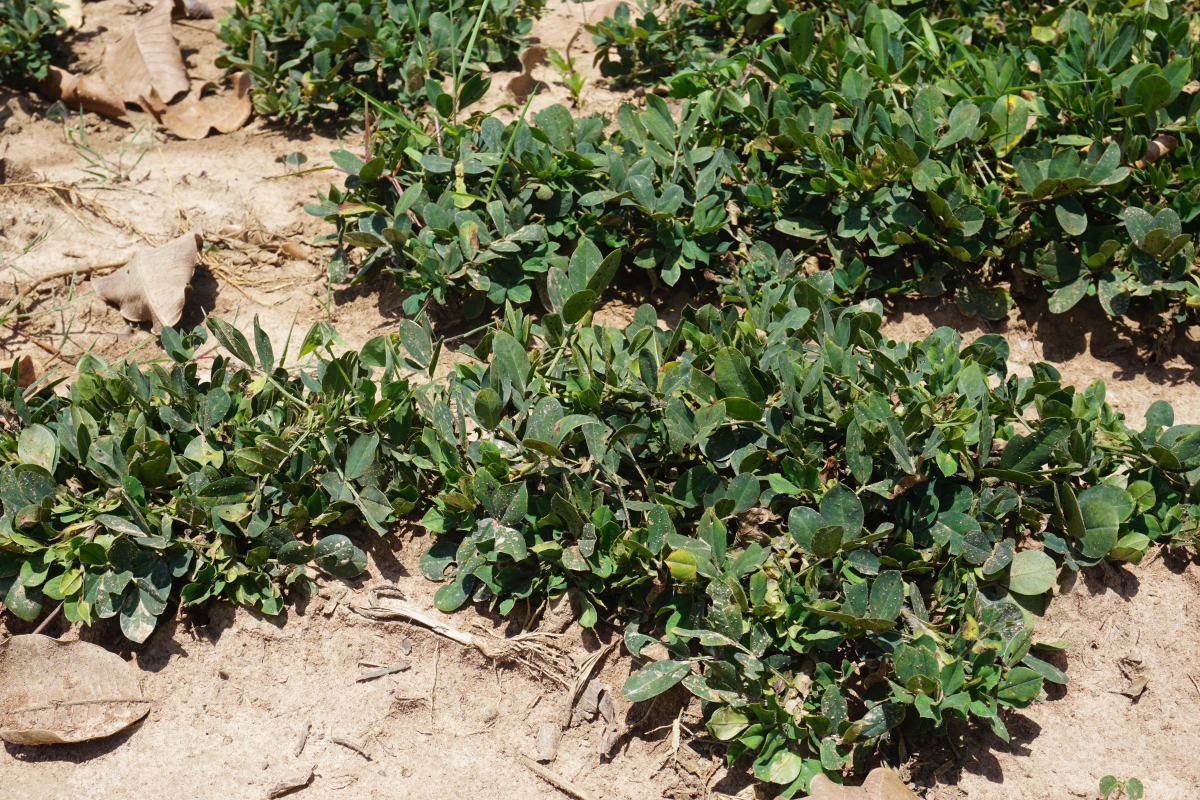
#> input picture MCS 7224 Computer Vision/Assignment 3/models/images/train/Diseased/DSC05643_JPG.rf.eef9ba2ddbe3fffa304534d4ad8707fc.jpg, 6000 x 4000 px (shown at 1/5 size); its folder holds only this picture in this run
$ jupyter execute --allow-errors MCS_7224_Computer_Vision_Assignment_3.ipynb   (older library calls are emulated)
#> lines starting #> are read from the running program, lines starting #| are printed output that depends on the picture
#> further down, image is the input picture: shape (4000, 6000, 3); mean B, G, R 84.2, 116.9, 115
#> `gray_image = cv2.cvtColor(image, cv2.COLOR_BGR2GRAY)`:
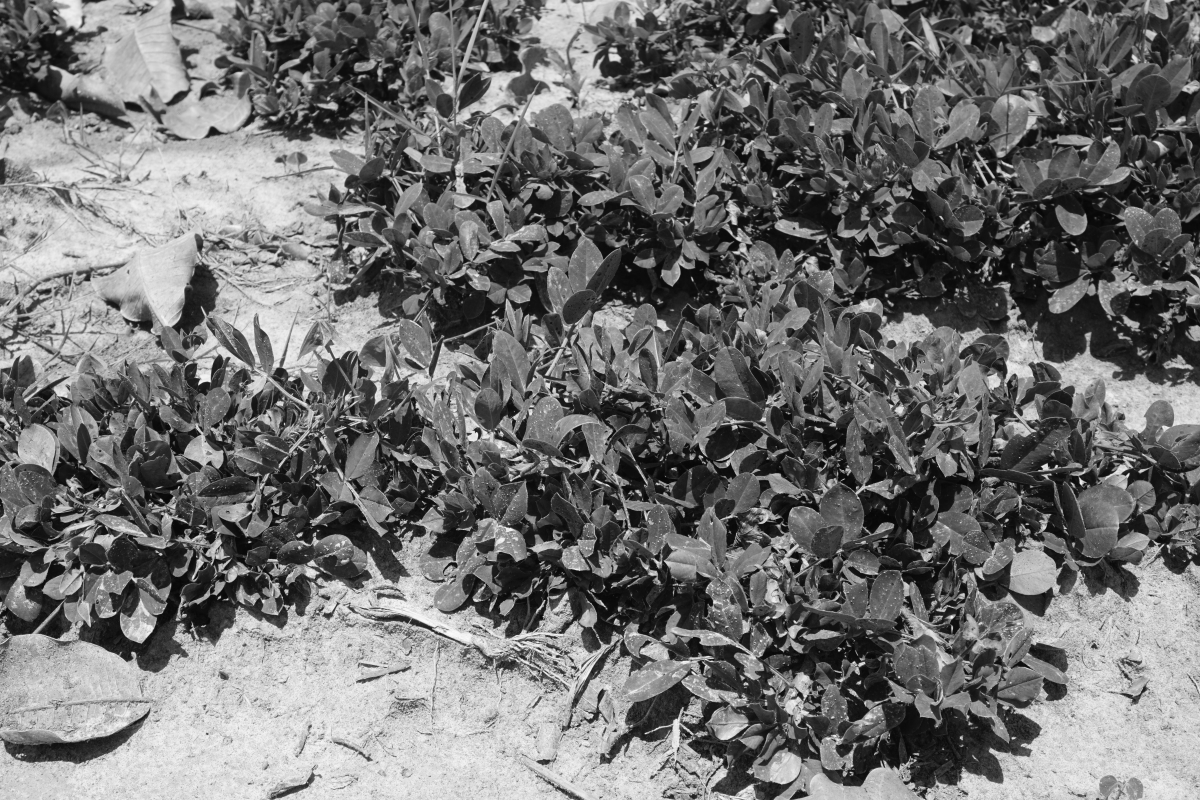
#> gray_image: shape (4000, 6000) (shown at 1/5 size); min 0, max 255, mean 112.6
<a href="https://colab.research.google.com/github/uginm102/MCSC-MUK/blob/main/MCS%207224%20Computer%20Vision/Assignment%203/MCS_7224_Computer_Vision_Assignment_3.ipynb" target="_parent"></a>

#Comparative Analysis of Feature Extraction and Machine Learning Models for Image Classification - Detecting Groundnut leaf spot
Groundnut leaf spot, also known as Tikka disease, is a serious fungal disease impacting groundnut crops, primarily caused by Cercospora arachidicola (early leaf spot) and Phaeoisariopsis personata (late leaf spot), leading to defoliation and reduced yield

[cell 1]
import cv2
import matplotlib.pyplot as plt
from google.colab.patches import cv2_imshow
import numpy as np
from skimage.feature import hog
from skimage import exposure
from skimage.feature import local_binary_pattern
import tensorflow as tf
from glob import glob
from sklearn.model_selection import train_test_split
from sklearn.svm import SVC
from sklearn.ensemble import RandomForestClassifier, AdaBoostClassifier, GradientBoostingClassifier
from sklearn.neighbors import KNeighborsClassifier
from sklearn.metrics import accuracy_score, classification_report


try:
  import mahotas
except:
  !pip install mahotas
  import mahotas

try:
  from tensorflow.keras.applications import VGG16
  from tensorflow.keras.layers import GlobalAveragePooling2D
  from tensorflow.keras.models import Sequential
  from tensorflow.keras.layers import Dense, Conv2D, MaxPooling2D, Flatten
  from tensorflow.keras.preprocessing.image import load_img, img_to_array
  import tensorflow as tf
  from tensorflow.keras import layers, models
  from tensorflow.keras.applications import ResNet50
except:
  !pip install tensorflow
  from tensorflow.keras.applications import VGG16
  from tensorflow.keras.layers import GlobalAveragePooling2D
  from tensorflow.keras.models import Sequential
  from tensorflow.keras.layers import Dense, Conv2D, MaxPooling2D, Flatten
  from tensorflow.keras.preprocessing.image import load_img, img_to_array
  import tensorflow as tf
  from tensorflow.keras import layers, models
  from tensorflow.keras.applications import ResNet50

[cell 2]
from google.colab import drive
drive.mount('/content/drive')

[cell 3]
diseased_images = glob('/content/drive/MyDrive/Personal/Masters/Msc Comp Sc - MUK/Year 1/Sem 2/MCS 7224 Computer Vision/Assignment 3/model/images/train/Diseased/*.jpg')
healthy_images = glob('/content/drive/MyDrive/Personal/Masters/Msc Comp Sc - MUK/Year 1/Sem 2/MCS 7224 Computer Vision/Assignment 3/model/images/train/Healthy/*.jpg')

##Exploratory Data Analysis (EDA)

[cell 4]
print(f"Diseased: {len(diseased_images)}, Healthy: {len(diseased_images)}")

#> (the rest of this cell did not finish here and is left out)

##Feature Extraction

###Traditional Feature Extraction

####Scale-Invariant Feature Transform (SIFT)

[cell 5]
# Step 3: Initialize the SIFT detector
sift = cv2.SIFT_create()

#> (the rest of this cell did not finish here and is left out)

####Histogram of Oriented Gradients (HOG)

[cell 6]
gray_image_resized = cv2.resize(gray_image, (128, 128))
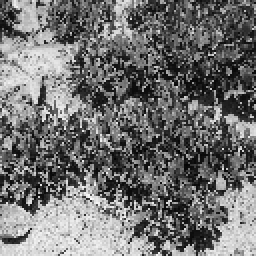
#> gray_image_resized: shape (128, 128) (shown 2 times larger); min 5, max 254, mean 112.5

# Step 4: Compute HOG features
hog_features, hog_image = hog(
    gray_image_resized,
    orientations=9,           # Number of orientation bins
    pixels_per_cell=(8, 8),   # Size of each cell
    cells_per_block=(2, 2),   # Number of cells in each block
    visualize=True,           # Return HOG image for visualization
    transform_sqrt=True       # Apply power law compression to normalize
)
#> hog_features = 8100 values, max 0.32 at index 7597, min 0 at index 461, mean 0.154

# Step 5: Enhance the HOG image for better visualization
hog_image_rescaled = exposure.rescale_intensity(hog_image, in_range=(0, 10))
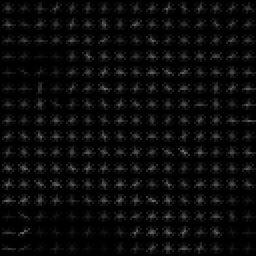
#> hog_image_rescaled: shape (128, 128) float64 (shown 2 times larger); min 0, max 0.446, mean 0.0406
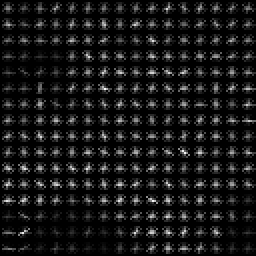
#> hog_image: shape (128, 128) float64 (shown 2 times larger); min 0, max 4.46, mean 0.406; drawn with min black and max white

# Step 6: Display the original image and HOG image
plt.figure(figsize=(12, 6))

# Original image
plt.subplot(1, 2, 1)
plt.imshow(cv2.cvtColor(cv2.resize(image, (128, 128)), cv2.COLOR_BGR2RGB))
plt.title('Original Image')
plt.axis('off')

# HOG image
plt.subplot(1, 2, 2)
plt.imshow(hog_image_rescaled, cmap='gray')
plt.title('HOG Features')
plt.axis('off')

plt.show()
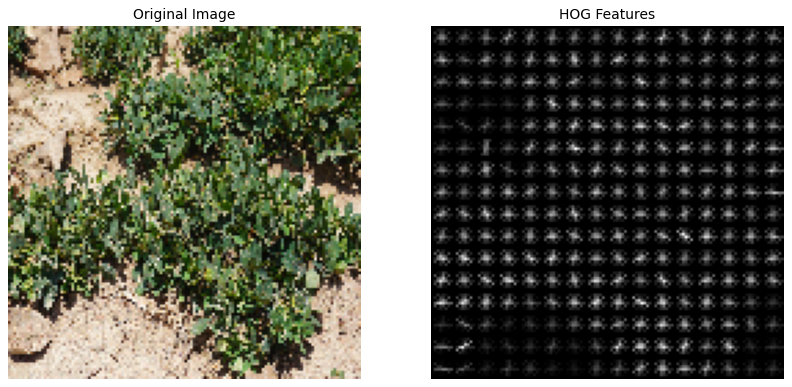
#> figure drawn by matplotlib, 2 panels

# Step 7: Print the shape of the HOG features
print(f'Shape of HOG features: {hog_features.shape}')
#| Shape of HOG features: (8100,)
print(f'Total number of HOG features: {hog_features.size}')
#| Total number of HOG features: 8100

####Local Binary Patterns (LBP)

#> (a cell that did not finish here is left out)

####Color Histograms

#> (a cell that did not finish here is left out)

####Edge Detection (Canny)

#> (a cell that did not finish here is left out)

####Haralick Texture Features

#> (a cell that did not finish here is left out)

###Deep Learning Feature Extraction

####Convolutional Neural Networks (CNNs) - VGG16

#> (a cell that did not finish here is left out)

####Autoencoders

#> (a cell that did not finish here is left out)

####Transfer Learning - ResNet50

#> (a cell that did not finish here is left out)

##Training Machine Learning Models

[cell 14]
# Step 1: Synthetic Dataset Preparation (Replace with your real dataset)
def load_and_extract_hog(image_path, label, size=(128, 128)):
#> called with label = 'Diseased', size = (128, 128)
    image = cv2.imread(image_path, cv2.IMREAD_GRAYSCALE)
#> image: shape (4000, 6000); min 0, max 255, mean 112.6
    image = cv2.resize(image, size)
#> image: shape (128, 128)
    hog_features = hog(image, orientations=9, pixels_per_cell=(8, 8), cells_per_block=(2, 2), transform_sqrt=True)
    return hog_features, label

# Example: Replace with paths to your images
image_paths = [
    ('path/to/cat1.jpg', 0), ('path/to/cat2.jpg', 0), ('path/to/dog1.jpg', 1), ('path/to/dog2.jpg', 1)
]  # Add more paths as needed Healthy
features, labels = [], []
for path in diseased_images:
  label = "Diseased"
  feat, lbl = load_and_extract_hog(path, label)
#> feat has the same summary as hog_features; lbl = 'Diseased'
  features.append(feat)
  labels.append(lbl)

for path in healthy_images:
  label = "Healthy"
  feat, lbl = load_and_extract_hog(path, label)
  features.append(feat)
  labels.append(lbl)

X = np.array(features)
y = np.array(labels)

# Step 2: Split the dataset
#> (the rest of this cell did not finish here and is left out)

[cell 15]
# Step 4: Custom CNN (requires reshaping features if using HOG directly isn’t suitable)
# For CNN, we typically use raw images, not HOG features. Here's an alternative with images:
images = [cv2.imread(path, cv2.IMREAD_GRAYSCALE) for path  in diseased_images + healthy_images]
#> images = 1 item
images = [cv2.resize(img, (128, 128)) for img in images]
X_images = np.array(images).reshape(-1, 128, 128, 1) / 255.0  # Normalize
# print(X_images)
# y_images = y
# Convert labels to numerical representation (0 for 'Diseased', 1 for 'Healthy')
y_images = np.where(y == 'Diseased', 0, 1)
#> y_images = [0]

#> (the rest of this cell did not finish here and is left out)

$ run again, on MCS 7224 Computer Vision/Assignment 3/models/images/train/Diseased/IMG_8589_JPG.rf.5e4b1f747b449288282c8645111c9bca.jpg
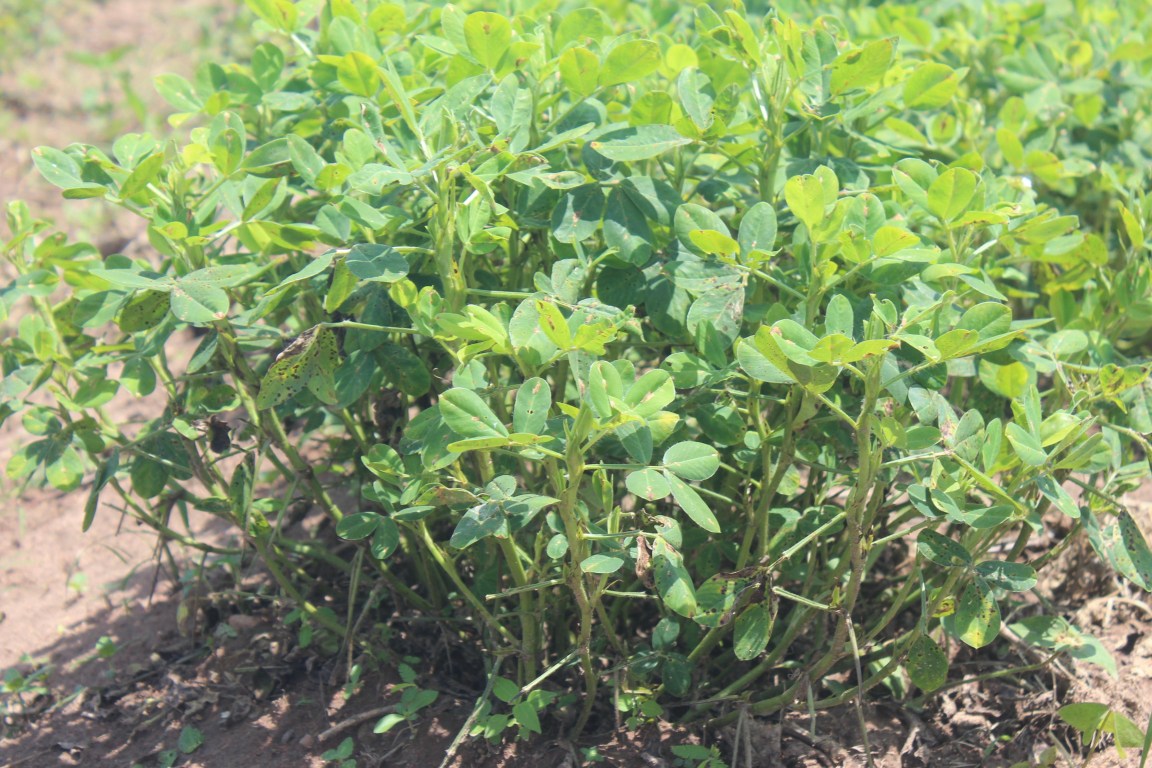
#> input picture MCS 7224 Computer Vision/Assignment 3/models/images/train/Diseased/IMG_8589_JPG.rf.5e4b1f747b449288282c8645111c9bca.jpg, 3456 x 2304 px (shown at 1/3 size)
#> image is the input picture: shape (2304, 3456, 3); mean B, G, R 103.2, 153, 132.5
#> keypoints = 16899 keypoints; strongest (x, y, size): (2553, 2106, 5.2), (2244, 1474, 8.3), (1672, 1998, 9.9), (2389, 2105, 7.6)
#| Number of keypoints detected: 16899
#> `gray_image_resized = cv2.resize(gray_image, (128, 128))`:
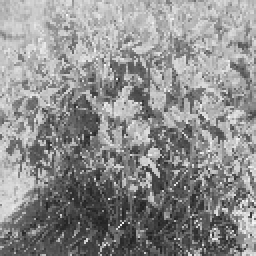
#> gray_image_resized: shape (128, 128) (shown 2 times larger); min 32, max 251, mean 141.3
#> `hog_features, hog_image = hog( gray_image_resized, orientations=9,`: hog_features = 8100 values, max 0.289 at index 5962, min 0 at index 521, mean 0.154
#> `plt.show()`:
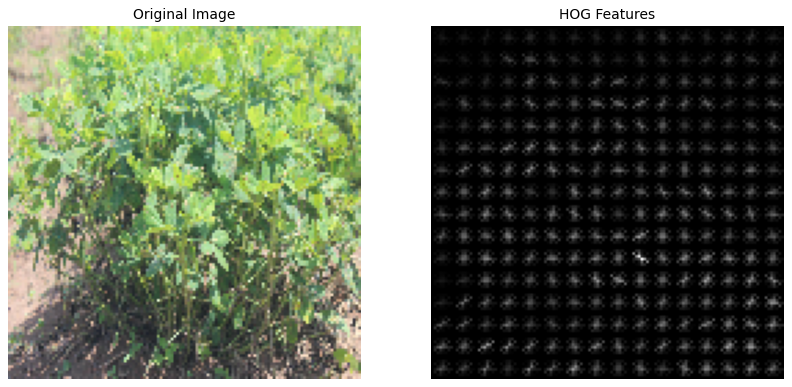
#> figure drawn by matplotlib, 2 panels
#| Shape of HOG features: (8100,)
#| Total number of HOG features: 8100
#> feat has the same summary as hog_features; lbl = 'Diseased'
#> images = 1 item
#> y_images = [0]

$ run again, on MCS 7224 Computer Vision/Assignment 3/models/images/train/Diseased/IMG_8590_JPG.rf.62d41bf3166f9924562b5aa6d565c366.jpg
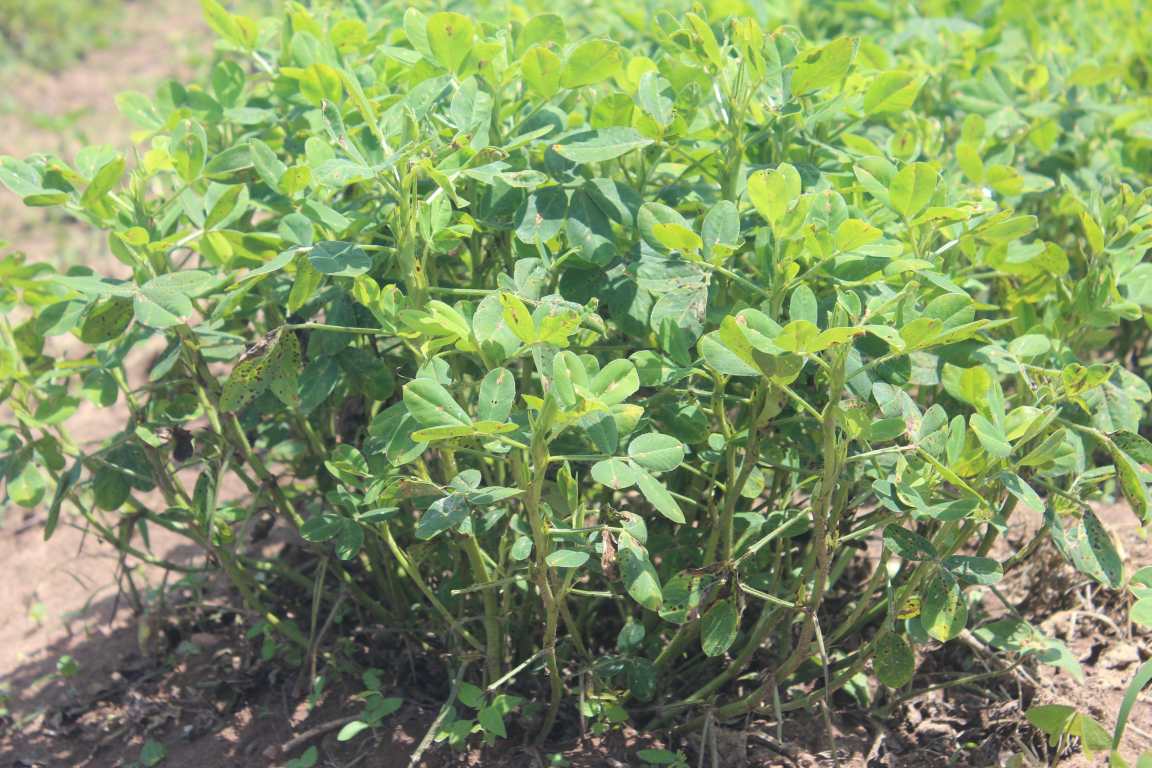
#> input picture MCS 7224 Computer Vision/Assignment 3/models/images/train/Diseased/IMG_8590_JPG.rf.62d41bf3166f9924562b5aa6d565c366.jpg, 3456 x 2304 px (shown at 1/3 size)
#> image is the input picture: shape (2304, 3456, 3); mean B, G, R 101, 152.2, 131.9
#> keypoints = 22398 keypoints; strongest (x, y, size): (2680, 1702, 26.8), (2095, 1849, 6.8), (1504, 1774, 6.6), (1568, 1997, 10.2)
#| Number of keypoints detected: 22398
#> `gray_image_resized = cv2.resize(gray_image, (128, 128))`:
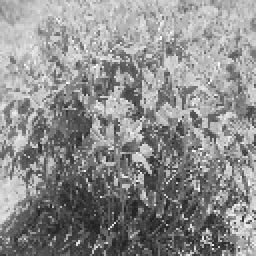
#> gray_image_resized: shape (128, 128) (shown 2 times larger); min 31, max 254, mean 140.5
#> `hog_features, hog_image = hog( gray_image_resized, orientations=9,`: hog_features = 8100 values, max 0.264 at index 6088, min 0 at index 2516, mean 0.155
#> `plt.show()`:
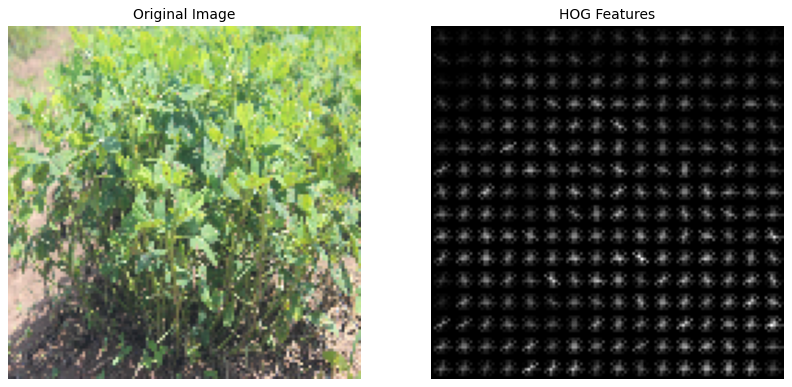
#> figure drawn by matplotlib, 2 panels
#| Shape of HOG features: (8100,)
#| Total number of HOG features: 8100
#> feat has the same summary as hog_features; lbl = 'Diseased'
#> images = 1 item
#> y_images = [0]

$ run again, on MCS 7224 Computer Vision/Assignment 3/models/images/train/Diseased/IMG_8591_JPG.rf.dc04437b0490f3625a29477fdcbb1a09.jpg
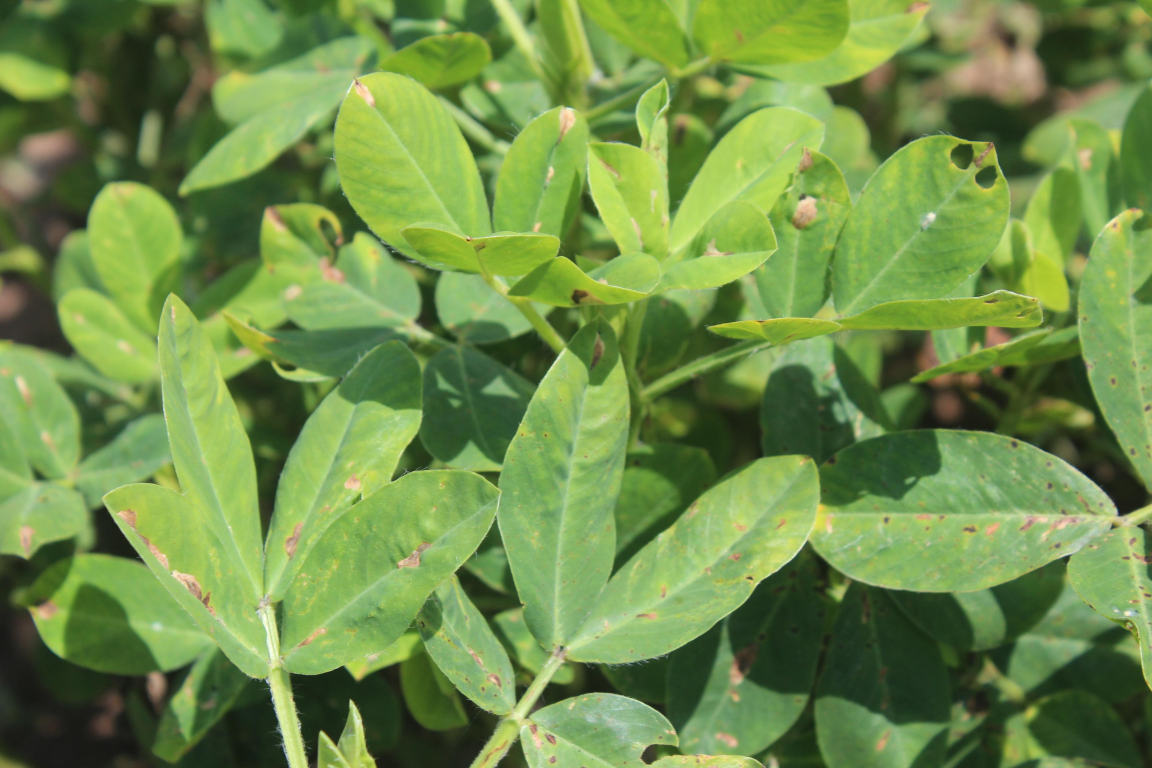
#> input picture MCS 7224 Computer Vision/Assignment 3/models/images/train/Diseased/IMG_8591_JPG.rf.dc04437b0490f3625a29477fdcbb1a09.jpg, 3456 x 2304 px (shown at 1/3 size)
#> image is the input picture: shape (2304, 3456, 3); mean B, G, R 73.4, 141.5, 111.2
#> keypoints = 2578 keypoints; strongest (x, y, size): (968, 2205, 15.3), (330, 1618, 73.3), (1777, 2035, 70.7), (2516, 1778, 29.2)
#| Number of keypoints detected: 2578
#> `gray_image_resized = cv2.resize(gray_image, (128, 128))`:
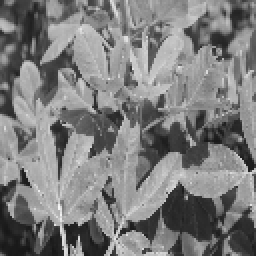
#> gray_image_resized: shape (128, 128) (shown 2 times larger); min 21, max 245, mean 124.8
#> `hog_features, hog_image = hog( gray_image_resized, orientations=9,`: hog_features = 8100 values, max 0.436 at index 5481, min 0 at index 31, mean 0.141
#> `plt.show()`:
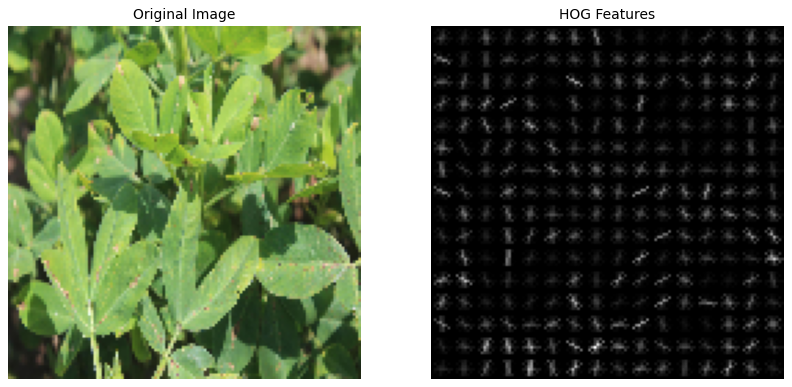
#> figure drawn by matplotlib, 2 panels
#| Shape of HOG features: (8100,)
#| Total number of HOG features: 8100
#> image: shape (2304, 3456)
#> feat has the same summary as hog_features; lbl = 'Diseased'
#> images = 1 item
#> y_images = [0]
